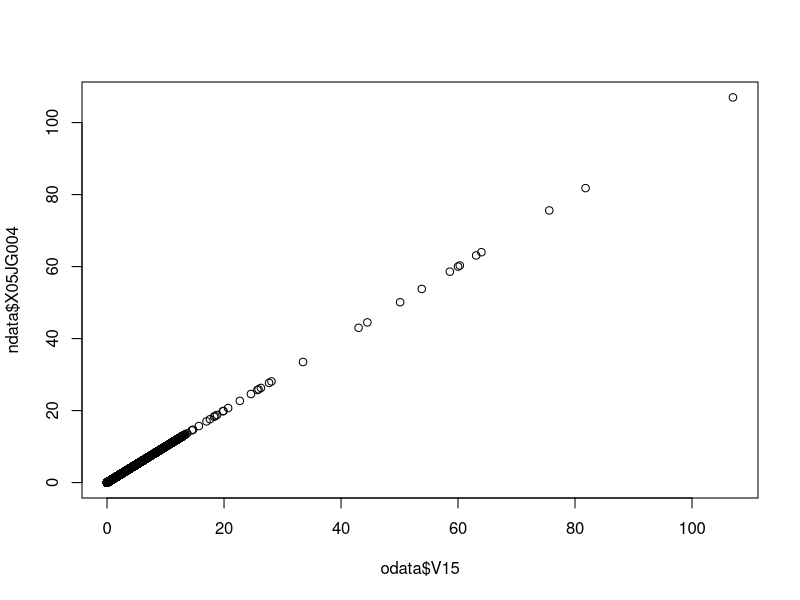
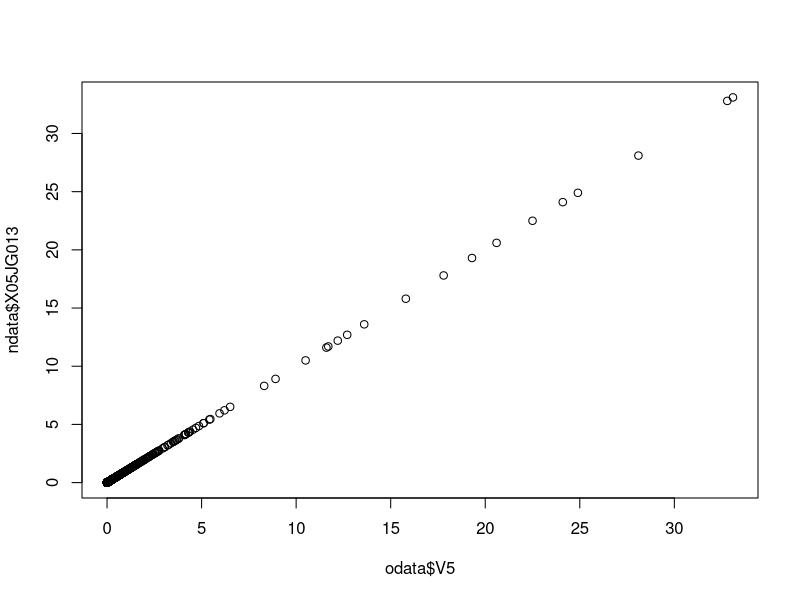
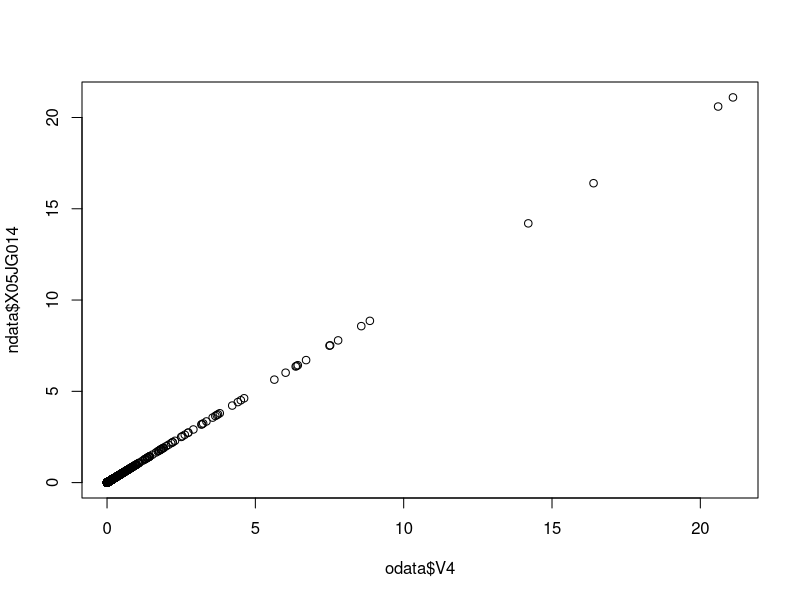
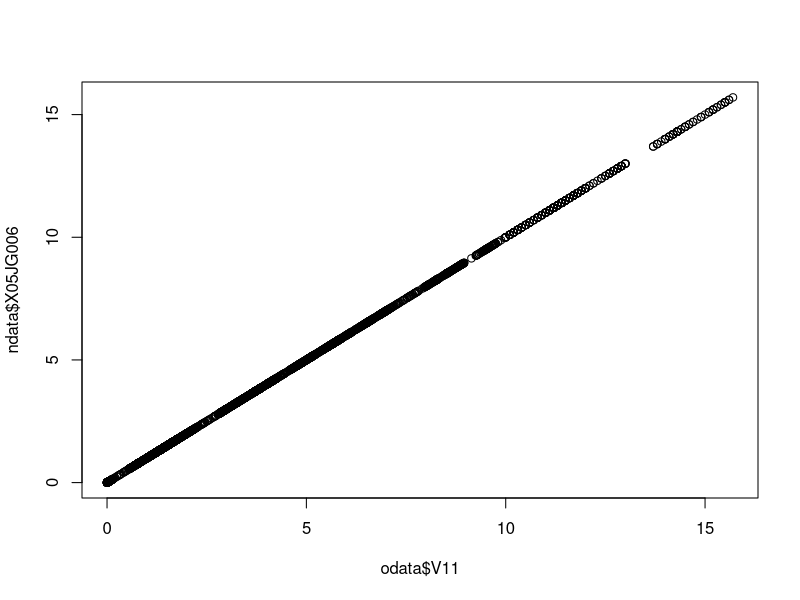
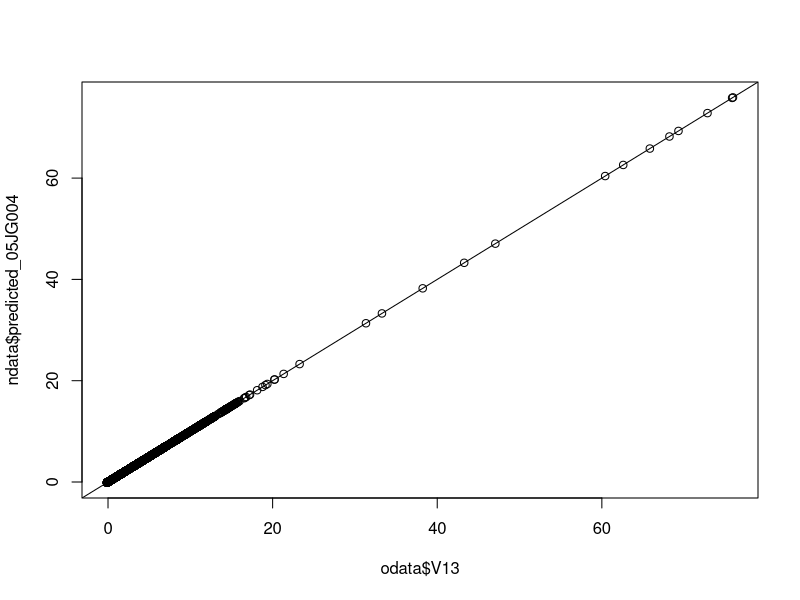
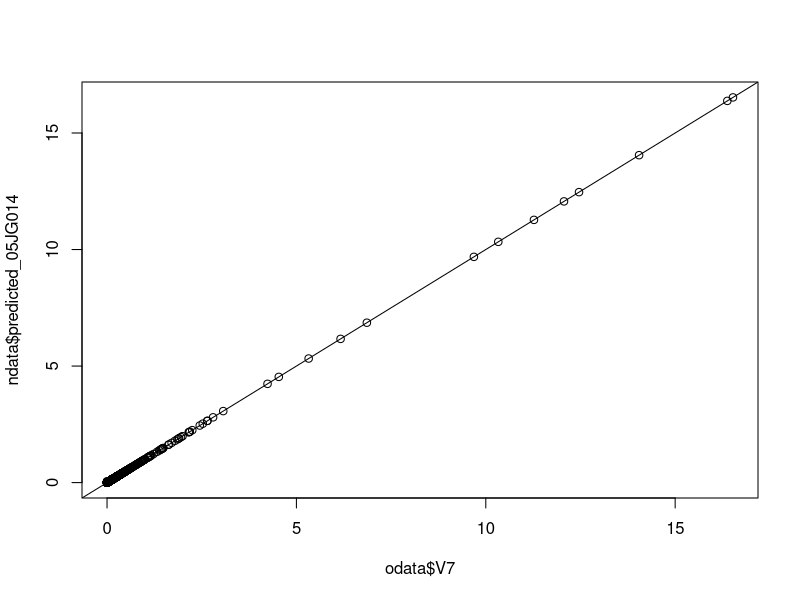
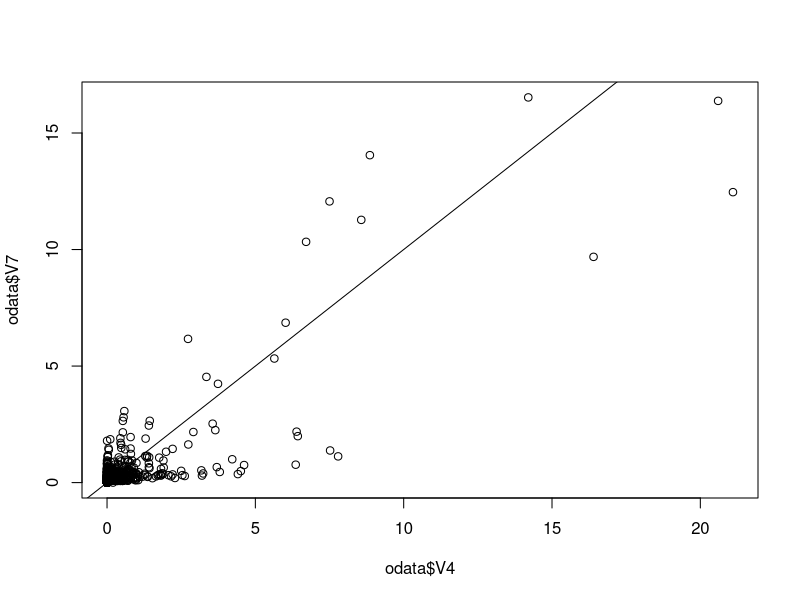
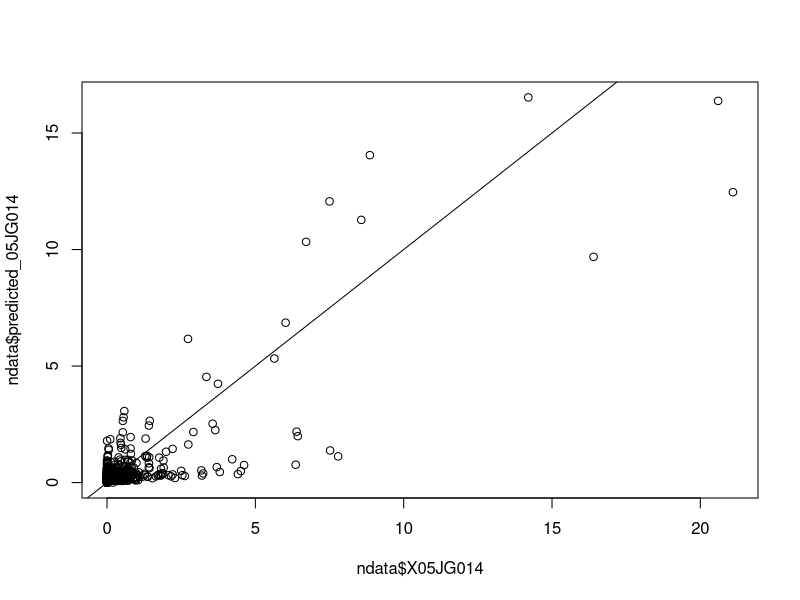

The R script that drew these images, in order:
## check for matches between new and old raw data, and for accuracy of flow 
## reconstruction script


odata <- read.csv("./R_flow-reconstruction/Colin/data/BP_flow_raw/1972-1992 training.csv", header = FALSE)
odata$date <- as.Date(paste(odata$V1, odata$V2, odata$V3,sep='-'))

##subset new data to the training observations Ali used (csv file from 'Nazemi_BP flow reconstruction.R')
ndata <- read.csv("./R_flow-reconstruction/Colin/data/BP_flow_output/BP flow infilled with proportions (1972-2019).csv") 
ndata <- ndata[c(which(ndata[,2]==min(odata$date)):which(ndata[,2]==max(odata$date))),] ##subset to training set
ndata[3:9][is.na(ndata[3:9])] <- 0 ##set na to zero

##plot original vs new data, check for differences
plot(odata$V15,ndata$X05JG004) ##BP input
sum(odata$V15-ndata$X05JG004)
#ok

plot(odata$V5,ndata$X05JG013) ##Ridge
sum(odata$V5-ndata$X05JG013)
which(!(odata$V5-ndata$X05JG013) == 0) ##rows with discrepancies
#two rows different (in winter... when gauge wasn't operational?)

plot(odata$V4,ndata$X05JG014) ##Iskwao
sum(odata$V4-ndata$X05JG014, na.rm = T)

plot(odata$V11,ndata$X05JG006) ##Dief
sum(odata$V11-ndata$X05JG006)
#ok

##
##using data almost identical to Ali reasons for differences appear due to flags



##plot original estimate vs new estimate, calculate R2 of new, check for differences
##BP inflow
plot(odata$V13,ndata$predicted_05JG004)
abline(0,1)
sum(odata$V13-ndata$predicted_05JG004)
which(!(odata$V13-ndata$predicted_05JG004) == 0) ##rows with discrepancies
#good


##iskwao
plot(odata$V7,ndata$predicted_05JG014)
abline(0,1)
sum(odata$V7-ndata$predicted_05JG014)
which(!(odata$V7-ndata$predicted_05JG014) == 0) ##rows with discrepancies

plot(odata$V4,odata$V7)
abline(0,1)
summary(lm(odata$V7~odata$V4)) ##original fit of predictions
##r2 = 0.71
plot(ndata$X05JG014,ndata$predicted_05JG014)
abline(0,1)
summary(lm(ndata$predicted_05JG014~ndata$X05JG014))##new fit of predictions
##r2 = 0.71



##ungauged
plot(odata$V9,ndata$predicted_Ungauged, col = format(as.Date(ndata$date), "%m"))
abline(0,1)


odata$calculated_Ungauged <- odata$V15 - odata$V5 - odata$V4 - odata$V11
plot(odata$calculated_Ungauged,odata$V9) ##calculated vs predicted ungauged
abline(0,1)
summary(lm(odata$V9~odata$calculated_Ungauged)) ##new fit of predictions
##r2 == 0.51

ndata$calculated_Ungauged <- ndata$X05JG004 - ndata$X05JG013 - ndata$X05JG014 -ndata$X05JG006
plot(ndata$calculated_Ungauged,ndata$predicted_Ungauged) ##calculated vs predicted ungauged
abline(0,1)
summary(lm(ndata$predicted_Ungauged~ndata$calculated_Ungauged)) ##new fit of predictions
##r2 == 0.51


plot(odata$V5, odata$V9, col = odata$V2) ##predictive equation Ali
plot(ndata$X05JG013, ndata$predicted_Ungauged, col = format(as.Date(ndata$date), "%m")) ##predictive equation Colin
points(odata$V5, odata$V9,pch = 2)

old_warm <- subset(odata,V2 == 4 | V2 == 5 | V2 == 6 | V2 == 7 | V2 == 8 | V2 == 9 |V2 == 10 | V2 == 11)
fit1 <- lm(old_warm$V9~poly(as.numeric(old_warm$V5),1,raw=TRUE))
summary(fit1)
plot(old_warm$V5, old_warm$V9, col = odata$V2, xlim = c(0,60), ylim = c(0,60)) ##predictive equation Ali
points(old_warm$V5, predict(fit1, data.frame(x=old_warm$V5)), col="blue")
fit2 <- lm(old_warm$V9~poly(as.numeric(old_warm$V5),2,raw=TRUE))
points(old_warm$V5, predict(fit2, data.frame(x=old_warm$V5)), col="red")
summary(fit2)

old_warm$colin_ungauged <- -0.05958*old_warm$V5^2+2.77*old_warm$V5-0.1463 #Check Colin equation
points(old_warm$V5, old_warm$colin_ungauged, col = "green")



     